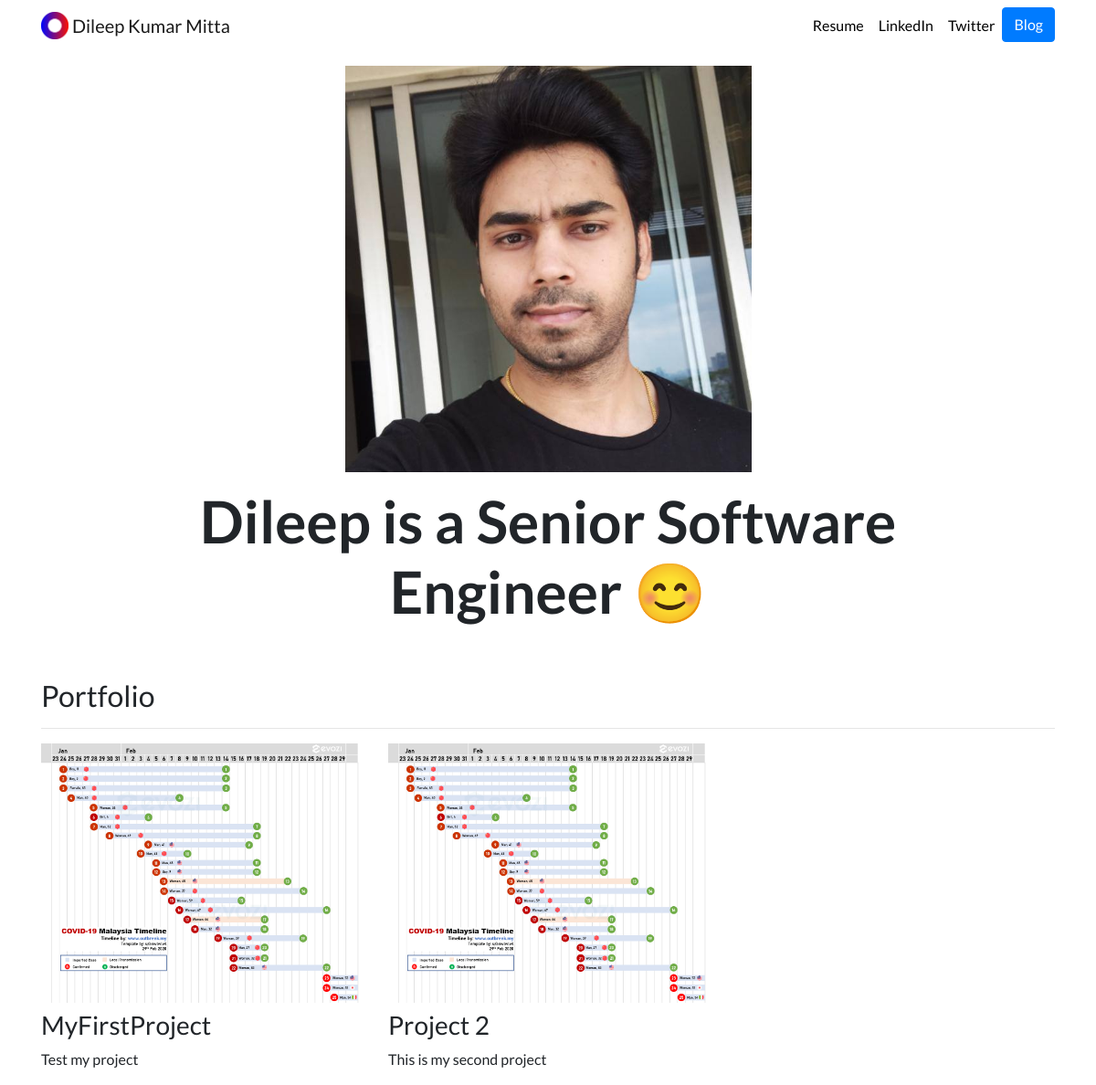
The page / on the database its author committed.
### portfolio/models.py (models this page shows, shortened)
class Project(models.Model):
    title = models.CharField(max_length=100)
    description = models.CharField(max_length=200)
    image = models.ImageField(upload_to='portfolio/images/')
    url = models.URLField(blank=True)

### portfolio/views.py (the view)
# urls.py: 2. Add a URL to urlpatterns:  path('', views.home, name='home')
def home(request):
    projects = Project.objects.all()
    return render(request, 'portfolio/home.html', {'projects':projects})

### portfolio/templates/portfolio/home.html
{% extends "portfolio/base.html" %}
{% load static %}
{% block content %}
<div class="row justify-content-center my-3">
  <div class="col-5">
    <img src="{% static 'portfolio/pp.jpg' %}" class="img-fluid">
  </div>
</div>
<div class="row justify-content-center mb-3">
  <div class="col-md-9 text-center">
    <h1 id="hometext" class="font-weight-bold">Dileep is a Senior Software Engineer 😊</h1>
  </div>
</div>
<h2 class="mt-5">Portfolio</h2>
<hr>
<div class="row">
  {% for project in projects %}
  <div class="col-lg-4 col-md-6">
    {% if project.url %}
    <a href="{{ project.url }}">
      <img src="{{ project.image.url }}" class="img-fluid mb-2">
    </a>
    {% else %}
    <img src="{{ project.image.url }}" class="img-fluid mb-2">
    {% endif %}
    <h3>{{ project.title }}</h3>
    <p>{{ project.description }}</p>
  </div>
  {% endfor %}
</div>
{% endblock %}

### portfolio/templates/portfolio/base.html (shortened to what this page needs)
{% load static %}
<!doctype html>
<html lang="en">
<head>
  <link rel="stylesheet" href="https://stackpath.bootstrapcdn.com/bootstrap/4.4.1/css/bootstrap.min.css">
  <link rel="stylesheet" href="{% static "portfolio/custom.css" %}">
</head>
<body>
  <nav id="topNav" class="navbar navbar-expand-md navbar-light">
    <div class="container">
      <a class="navbar-brand" href="{% url 'home' %}">
        <img src="{% static "portfolio/Logo.png" %}" width="30" height="30" class="d-inline-block align-top" alt="Nick's Logo">
        <span>Dileep Kumar Mitta</span>
      </a>
      <div class="collapse navbar-collapse text-center" id="navbarNav">
        <ul class="navbar-nav ml-auto">
          <li class="nav-item">
            <a class="nav-link" href="{% static "portfolio/Dileep_Resume.pdf" %}">Resume</a>
          </li>
          <li class="nav-item">
            <a class="nav-link" href="https://www.linkedin.com/in/mitta-dileep-kumar-66912562/" target="_blank">LinkedIn</a>
          </li>
          <li class="nav-item">
            <a class="nav-link" href="https://twitter.com/ZappyCode" target="_blank">Twitter</a>
          </li>
          <li>
            <a role="button" href="{% url 'blog:all_blogs' %}" class="btn btn-primary">Blog</a>
          </li>
        </ul>
      </div>
    </div>
  </nav>
  <div class="container">
    {% block content %}{% endblock %}
  </div>
</body>
</html>

### portfolio/static/portfolio/custom.css (style rules this page uses)
.navbar-nav .nav-link { color: rgba(0,0,0,1) !important; }
body { font-family: 'Lato', sans-serif; }
@media (min-width: 992px) { #hometext { font-size: 4rem; } }

### rows shown on the page
Project: image (picture), title "MyFirstProject", description "Test my project"
Project: image (picture), title "Project 2", description "This is my second project"
